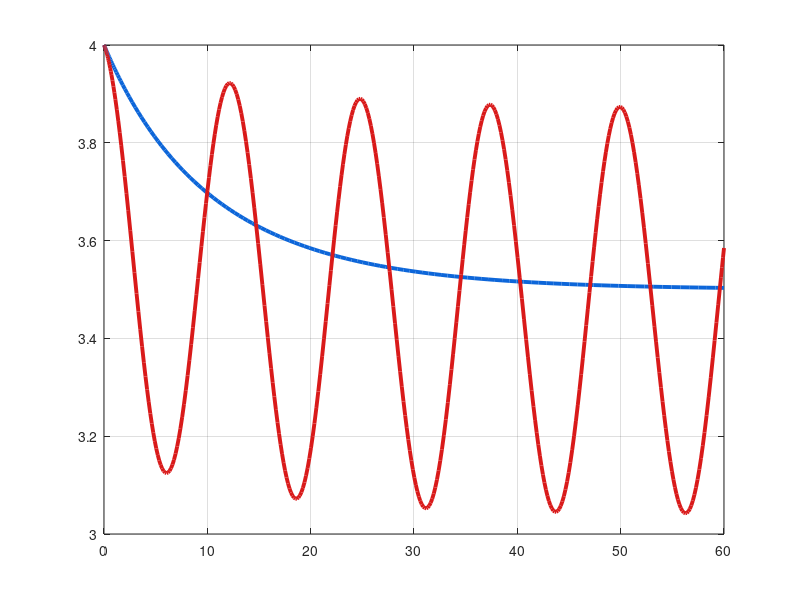

Here is the MATLAB script that generated this plot: (Note: this script raises an error after producing the figure.)
clc; clear; close all;

%% --- Base Parameters ---
k   = 0.20;
N   = 5;
a   = 0.21;
b   = 0.5;
P0  = 4.0;
MSY = k*N/4;
opts = odeset('RelTol',1e-8,'AbsTol',1e-10);

%% =========================================================
%  FIGURE 5.1 - Constant vs Periodic Same Plot
%% =========================================================
ode_const    = @(t,P) k*P*(1 - P/N) - a;
ode_periodic = @(t,P) k*P*(1 - P/N) - a*(1 + sin(b*t));

[t_c, P_c] = ode45(ode_const,    [0 60], P0, opts);
[t_p, P_p] = ode45(ode_periodic, [0 60], P0, opts);

D  = N^2 - 4*(a*N/k);
P1 = (N + sqrt(D)) / 2;
P2 = (N - sqrt(D)) / 2;

figure('Position',[100 100 900 560], 'Color', 'white');
hold on; grid on; box on;

c1 = [0.85 0.10 0.10];   % deep red
c2 = [0.05 0.40 0.85];   % vivid blue
c3 = [0.10 0.72 0.20];   % vivid green
c4 = [0.90 0.50 0.00];   % vivid orange
c5 = [0.60 0.10 0.85];   % vivid purple
c6 = [0.10 0.10 0.10];   % near black

% ── Trajectories ──────────────────────────────────────────────────────
h1 = plot(t_c, P_c, '-', 'Color', c2, 'LineWidth', 2.8);
h2 = plot(t_p, P_p, '-', 'Color', c1, 'LineWidth', 2.8);

% ── Equilibrium Lines ─────────────────────────────────────────────────
h3 = yline(P1, '--', 'Color', c2, 'LineWidth', 2.0);
h4 = yline(P2, '--', 'Color', c1, 'LineWidth', 2.0);

% ── Equilibrium Labels ────────────────────────────────────────────────
text(1, P1 + N*0.04, ...
     sprintf('P_1 = %.2f  (stable)', P1), ...
     'FontSize', 11, 'FontName', 'Times New Roman', ...
     'Color', c2, 'FontWeight', 'bold');

text(1, P2 + N*0.04, ...
     sprintf('P_2 = %.2f  (unstable)', P2), ...
     'FontSize', 11, 'FontName', 'Times New Roman', ...
     'Color', c1, 'FontWeight', 'bold');


% ── Axis Labels ───────────────────────────────────────────────────────
xlabel('Time  t', 'FontSize', 14, 'FontWeight', 'bold', ...
       'FontName', 'Times New Roman');
ylabel('Population  P', 'FontSize', 14, 'FontWeight', 'bold', ...
       'FontName', 'Times New Roman');

% ── Legend ────────────────────────────────────────────────────────────
lgd = legend([h1 h2 h3 h4], ...
             'Constant Harvesting', ...
             'Periodic Harvesting', ...
             sprintf('P_1 = %.2f  (stable)',   P1), ...
             sprintf('P_2 = %.2f  (unstable)', P2), ...
             'Location', 'northeast', 'FontSize', 11, ...
             'FontName', 'Times New Roman');
lgd.Box       = 'on';
lgd.EdgeColor = [0.2 0.2 0.2];
lgd.LineWidth = 1.2;
lgd.Color     = [0.97 0.97 0.97];

% ── Axis Styling ──────────────────────────────────────────────────────
ax = gca;
ax.FontSize      = 12;
ax.FontName      = 'Times New Roman';
ax.XColor        = 'k';
ax.YColor        = 'k';
ax.LineWidth     = 1.4;
ax.GridColor     = [0.5 0.5 0.5];
ax.GridAlpha     = 0.35;
ax.GridLineStyle = '--';
ax.TickDir       = 'out';
ax.TickLength    = [0.012 0.025];
ax.Position      = [0.15 0.13 0.78 0.78];

xlim([0 60]);
ylim([0 N*1.2]);

exportgraphics(gcf, 'fig311.png', 'Resolution', 1200);

% sgtitle(sprintf('Constant vs Periodic  (k=%.2f, N=%d, a=%.2f, b=%.1f, P0=%.1f)', ...
%         k, N, a, b, P0), 'FontSize', 12, 'FontWeight', 'bold');

% =========================================================
%  FIGURE 5.2 - Effect of varying k
% % =========================================================
% k_vals = [0.10, 0.20, 0.30, 0.40];
% colors = lines(length(k_vals));

% figure(2);
% set(gcf, 'Color', 'w', 'Position', [100 50 700 420]);

% for i = 1:length(k_vals)
%     ki   = k_vals(i);
%     ode_k = @(t,P) ki*P*(1 - P/N) - a;
%     [tt, PP] = ode45(ode_k, [0 60], P0, opts);
%     plot(tt, PP, 'Color', colors(i,:), 'LineWidth', 2, ...
%          'DisplayName', sprintf('k = %.2f  (MSY=%.3f)', ki, ki*N/4));
%     hold on;
% end

% xlabel('Time  t', 'FontSize', 13);
% ylabel('Population  P', 'FontSize', 13);
% title(sprintf('Effect of Growth Rate k  (N=%d, a=%.2f, P0=%.1f)', ...
%       N, a, P0), 'FontSize', 13, 'FontWeight', 'bold');
% legend('Location', 'best', 'FontSize', 11);
% xlim([0 60]); ylim([0 N*1.2]);
% grid on; box on; set(gca, 'FontSize', 11);

% %% --- Table 5.1 - Effect of k ---
% fprintf('=======================================================\n');
% fprintf('Effect of k  (N=%.1f, a=%.2f)\n', N, a);
% fprintf('=======================================================\n');
% fprintf('%-8s %-12s %-14s %-14s %-15s\n', ...
%         'k', 'MSY=kN/4', 'P1', 'P2', 'Status');
% fprintf('%s\n', repmat('-',1,65));
% for i = 1:length(k_vals)
%     ki  = k_vals(i);
%     msy = ki*N/4;
%     D   = N^2 - 4*(a*N/ki);
%     if D > 0
%         p1 = (N+sqrt(D))/2; p2 = (N-sqrt(D))/2;
%         fprintf('%-8.2f %-12.4f %-14.4f %-14.4f %-15s\n', ki, msy, p1, p2, 'Two equilibria');
%     else
%         fprintf('%-8.2f %-12.4f %-14s %-14s %-15s\n', ki, msy, '---', '---', 'Extinction');
%     end
% end
% fprintf('%s\n', repmat('=',1,65));

% % =========================================================
%  FIGURE 5.3 - Effect of varying N
% % =========================================================
% N_vals = [3, 5, 7, 10];
% colors = lines(length(N_vals));

% figure(3);
% set(gcf, 'Color', 'w', 'Position', [680 500 700 420]);

% for i = 1:length(N_vals)
%     Ni   = N_vals(i);
%     ode_N = @(t,P) k*P*(1 - P/Ni) - a;
%     [tt, PP] = ode45(ode_N, [0 60], P0, opts);
%     plot(tt, PP, 'Color', colors(i,:), 'LineWidth', 2, ...
%          'DisplayName', sprintf('N = %d  (MSY=%.3f)', Ni, k*Ni/4));
%     hold on;
% end

% xlabel('Time  t', 'FontSize', 13);
% ylabel('Population  P', 'FontSize', 13);
% title(sprintf('Effect of Carrying Capacity N  (k=%.2f, a=%.2f, P0=%.1f)', ...
%       k, a, P0), 'FontSize', 13, 'FontWeight', 'bold');
% legend('Location', 'best', 'FontSize', 11);
% xlim([0 60]); ylim([0 max(N_vals)*1.2]);
% grid on; box on; set(gca, 'FontSize', 11);

% %% --- Table 5.2 - Effect of N ---
% fprintf('\n=======================================================\n');
% fprintf('Effect of N  (k=%.2f, a=%.2f)\n', k, a);
% fprintf('=======================================================\n');
% fprintf('%-8s %-12s %-14s %-14s %-15s\n', ...
%         'N', 'MSY=kN/4', 'P1', 'P2', 'Status');
% fprintf('%s\n', repmat('-',1,65));
% for i = 1:length(N_vals)
%     Ni  = N_vals(i);
%     msy = k*Ni/4;
%     D   = Ni^2 - 4*(a*Ni/k);
%     if D > 0
%         p1 = (Ni+sqrt(D))/2; p2 = (Ni-sqrt(D))/2;
%         fprintf('%-8d %-12.4f %-14.4f %-14.4f %-15s\n', Ni, msy, p1, p2, 'Two equilibria');
%     else
%         fprintf('%-8d %-12.4f %-14s %-14s %-15s\n', Ni, msy, '---', '---', 'Extinction');
%     end
% end
% fprintf('%s\n', repmat('=',1,65));

% %% =========================================================
% %  FIGURE 5.4 - Extinction Threshold Curve (final P vs a)
% %% =========================================================
% a_sweep   = linspace(0, 0.32, 120);
% P_final_c = nan(size(a_sweep));
% P_final_p = nan(size(a_sweep));

% for i = 1:length(a_sweep)
%     ai = a_sweep(i);
%     try
%         [~, Pc] = ode45(@(t,P) k*P*(1-P/N) - ai, [0 60], P0, opts);
%         P_final_c(i) = max(Pc(end), 0);
%     catch
%     end
%     try
%         [~, Pp] = ode45(@(t,P) k*P*(1-P/N) - ai*(1+sin(b*t)), [0 60], P0, opts);
%         P_final_p(i) = max(Pp(end), 0);
%     catch
%     end
% end

% figure(4);
% set(gcf, 'Color', 'w', 'Position', [680 50 700 420]);
% plot(a_sweep, P_final_c, 'b-', 'LineWidth', 2.2, 'DisplayName', 'Constant harvesting');
% hold on;
% plot(a_sweep, P_final_p, 'r-', 'LineWidth', 2.2, 'DisplayName', 'Periodic harvesting');
% xline(MSY, '--k', 'LineWidth', 1.5, ...
%       'Label', sprintf('MSY = %.2f', MSY), 'FontSize', 10, ...
%       'LabelHorizontalAlignment', 'left');
% xlabel('Harvesting Rate  a', 'FontSize', 13);
% ylabel(sprintf('Final Population at t = 60'), 'FontSize', 13);
% title(' Extinction Threshold Curve', ...
%       'FontSize', 13, 'FontWeight', 'bold');
% legend('Location', 'northeast', 'FontSize', 11);
% ylim([0 N*1.1]); xlim([0 0.32]);
% grid on; box on; set(gca, 'FontSize', 11);

% %% =========================================================
% %  Effect of Initial Condition P0
% %% =========================================================
% P0_vals = [0.3, 0.8, 1.2, 1.4, 1.6, 2.0, 3.0, 4.0, 5.0];
% colors  = lines(length(P0_vals));

% figure(5);
% set(gcf, 'Color', 'w', 'Position', [400 250 700 450]);

% for i = 1:length(P0_vals)
%     [tt, PP] = ode45(ode_const, [0 60], P0_vals(i), opts);
%     plot(tt, PP, 'Color', colors(i,:), 'LineWidth', 1.8, ...
%          'DisplayName', sprintf('P0 = %.1f', P0_vals(i)));
%     hold on;
% end

% yline(P1, '--g', 'LineWidth', 2, ...
%       'Label', sprintf('P1 = %.2f  stable', P1), 'FontSize', 10, ...
%       'LabelHorizontalAlignment', 'left');
% yline(P2, '--r', 'LineWidth', 2, ...
%       'Label', sprintf('P2 = %.2f  unstable threshold', P2), 'FontSize', 10, ...
%       'LabelHorizontalAlignment', 'left');

% xlabel('Time  t', 'FontSize', 13);
% ylabel('Population  P', 'FontSize', 13);
% title(sprintf('Effect of Initial Condition P0  (k=%.2f, N=%d, a=%.2f)', ...
%       k, N, a), 'FontSize', 13, 'FontWeight', 'bold');
% legend('Location', 'east', 'FontSize', 9);
% xlim([0 60]); ylim([0 N*1.2]);
% grid on; box on; set(gca, 'FontSize', 11);

% %% =========================================================
% %  TABLE 5.3 - Sensitivity Summary
% %% =========================================================
% fprintf('\n=======================================================\n');
% fprintf('Sensitivity Summary\n');
% fprintf('=======================================================\n');
% fprintf('%-12s %-20s %-20s %-20s\n', 'Parameter', 'Effect on MSY', 'Effect on P1', 'Effect on P2');
% fprintf('%s\n', repmat('-',1,75));
% fprintf('%-12s %-20s %-20s %-20s\n', 'k increases', 'MSY increases', 'P1 increases', 'P2 decreases');
% fprintf('%-12s %-20s %-20s %-20s\n', 'N increases', 'MSY increases', 'P1 increases', 'P2 decreases');
% fprintf('%-12s %-20s %-20s %-20s\n', 'a increases', 'No effect',    'P1 decreases', 'P2 increases');
% fprintf('%-12s %-20s %-20s %-20s\n', 'b increases', 'No effect',    'No fixed P1',  'No fixed P2');
% fprintf('%-12s %-20s %-20s %-20s\n', 'P0 changes',  'No effect',    'No effect',    'No effect');
% fprintf('%s\n', repmat('=',1,75));

% %% --- Table 5.4 - Parameter Ranking ---
% fprintf('\n=======================================================\n');
% fprintf('Parameter Ranking by Impact\n');
% fprintf('=======================================================\n');
% fprintf('%-8s %-15s %-40s\n', 'Rank', 'Parameter', 'Reason');
% fprintf('%s\n', repmat('-',1,65));
% fprintf('%-8d %-15s %-40s\n', 1, 'a', 'Directly controls existence of equilibria');
% fprintf('%-8d %-15s %-40s\n', 2, 'k', 'Determines MSY — affects species survival');
% fprintf('%-8d %-15s %-40s\n', 3, 'N', 'Determines MSY — habitat loss is critical');
% fprintf('%-8d %-15s %-40s\n', 4, 'P0', 'Determines basin of attraction');
% fprintf('%-8d %-15s %-40s\n', 5, 'b', 'Affects oscillation amplitude only');
% fprintf('%s\n', repmat('=',1,65));
